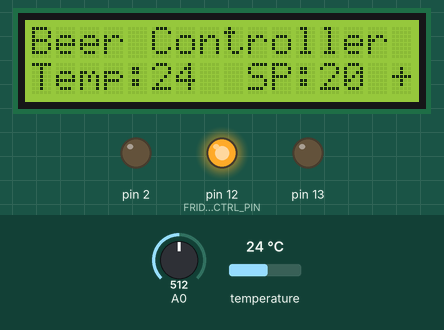
This sketch was run on a simulated Arduino Uno, built with avr-gcc and run on an emulated ATmega328P. On the bench: 16×2 character LCD, output pins drawn as LEDs (lit = HIGH). Inputs (shaded band) come from the test bench; at power-on: temperature 24 °C, A0 = 512. What the sketch prints to the serial monitor is not drawn.

Above: at 2.7 s.
2.8 s: temperature set to 18.6 °C
At 3.9 s:
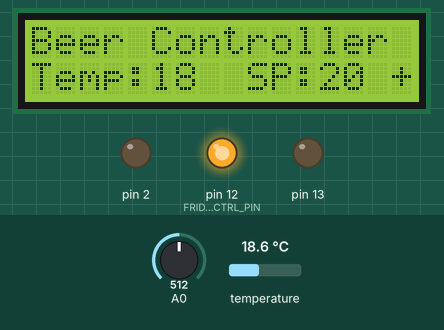
4.4 s: temperature set to 17.6 °C
At 5.0 s:
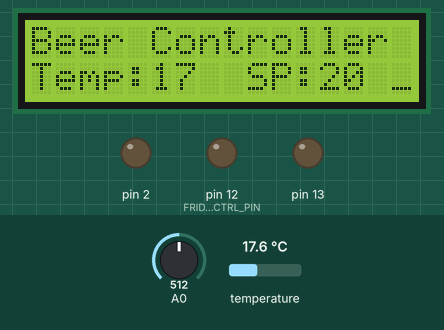
6.0 s: A0 set to 306
At 7.6 s:
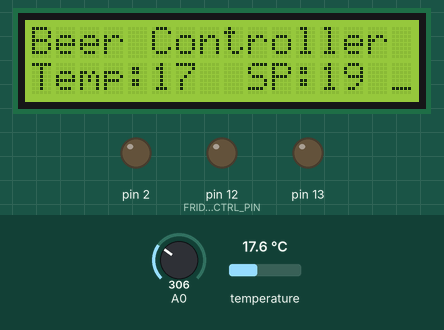
7.9 s: temperature set to 12 °C
At 8.7 s:
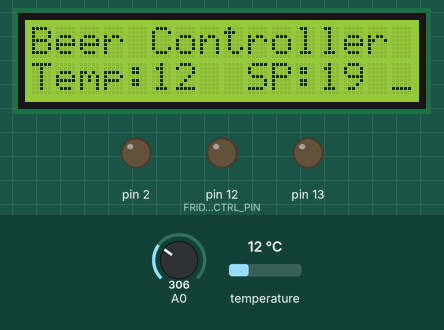
9.5 s: A0 set to 122
At 11.3 s:
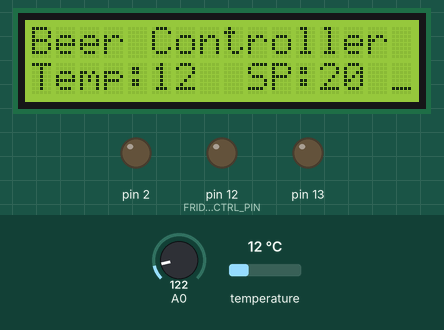
Timing chart, 0 to 12.4 s (numbered marks = the images above; inputs shaded):
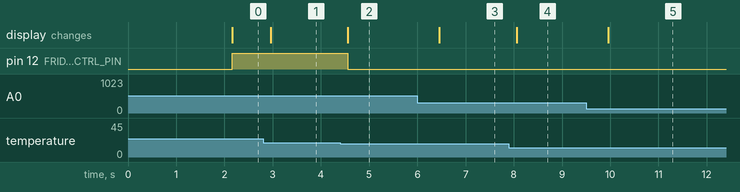

Measured:
- the behaviour switches between 18 and 17.9 °C on temperature (found by bisection; images 1 and 2)
- after the input at 2.8 s, the display: changes after 0.16 s (image 1)
- after the input at 4.4 s, pin 12 (FRIDGE_CTRL_PIN): HIGH → LOW after 0.15 s; the display: changes after 0.16 s (image 2)
- after the input at 6.0 s, the display: changes after 0.46 s (image 3)
- after the input at 7.9 s, the display: changes after 0.16 s (image 4)
- after the input at 9.5 s, the display: changes after 0.45 s (image 5)

The sketch:

fridge_thermo.ino
```cpp
#include <OneWire.h>
#include <DallasTemperature.h>
#include <DFR_Key.h>
#include <LiquidCrystal.h>

// Data wire is plugged into port x on the Arduino
#define ONE_WIRE_BUS 3
//#define DEBUG true
#define FRIDGE_CTRL_PIN 12

// Uncomment this line if you are using the updated dallas_temp_library that
// supports the busFail() method to diagnose bus problems
// #define BUSFAIL

// Setup a oneWire instance to communicate with any OneWire devices (not just Maxim/Dallas temperature ICs)
OneWire oneWire(ONE_WIRE_BUS);

// Pass our oneWire reference to Dallas Temperature.
DallasTemperature sensors(&oneWire);

DFR_Key keypad;
LiquidCrystal lcd(8, 9, 4, 5, 6, 7);

int localKey = 0;
int sp_h =20;
int sp_l = 0;

bool cooling = false;

// initialize the library with the numbers of the interface pins


void setup()
{

  // This lines just make it so you can plug a DS18B20 directly into
  // digitial pins 8-10.

  digitalWrite( ONE_WIRE_BUS-1 , LOW );
  pinMode( ONE_WIRE_BUS-1  , OUTPUT );
  digitalWrite( ONE_WIRE_BUS+1 , LOW );
  pinMode( ONE_WIRE_BUS+1 , OUTPUT );

  //Setup Fridge output pin and neighbor as ground to allow direct connection
  pinMode( FRIDGE_CTRL_PIN , OUTPUT);
  digitalWrite (FRIDGE_CTRL_PIN, LOW);
  pinMode( FRIDGE_CTRL_PIN+1, OUTPUT);
  digitalWrite(FRIDGE_CTRL_PIN+1, LOW);
   // start serial port
  Serial.begin(9600);
  Serial.println("Dallas Temperature IC Control Library Demo");

  lcd.begin(16, 2);
  // Print a message to the LCD.
  lcd.print("Beer controller");
  keypad.setRate(10);
  delay(1000);

}

void loop(){
  //load the temperature from the DS18B20 (only one on the network at this stage)
  DeviceAddress tempDeviceAddress; // We'll use this variable to store a found device address
  // For testing purposes, reset the bus every loop so we can see if any devices appear or fall off
  sensors.begin();
  sensors.requestTemperatures(); // Send the command to get temperatures
  sensors.getAddress(tempDeviceAddress, 1);
  float tempC = sensors.getTempC(tempDeviceAddress);
  //Serial.println(tempC); // Converts tempC to Fahrenheit
  int tempI = int(tempC);
  Serial.println(tempI);

  //Handle changes to the setpoint
  localKey = keypad.getKey();
  if (localKey != SAMPLE_WAIT) {
    //put the code here to change the setpoint
    if (localKey == 3) sp_h ++;
    if (localKey == 4) sp_h --;
    sp_l = sp_h - 2;
    delay(300);
  }


  //Control the fridge
  if (tempI >= sp_h){
      digitalWrite(FRIDGE_CTRL_PIN, HIGH);
      cooling = true;
     } else if (tempI<sp_l){
      digitalWrite(FRIDGE_CTRL_PIN, LOW);
      cooling = false;
    }

      //Print the display contents
  //clear the LCD
  lcd.clear();
  lcd.print("Beer Controller");
  lcd.setCursor(0, 1);
  // print the number of seconds since reset:
  lcd.print("Temp:");
  //lcd.setCursor(6, 1);
  lcd.print(tempI);
  lcd.setCursor(9, 1);
  lcd.print("SP:");
  lcd.print(sp_h);
  lcd.setCursor(15, 1);
  if (cooling == HIGH) lcd.print("+");
  else lcd.print("_");
}
```
